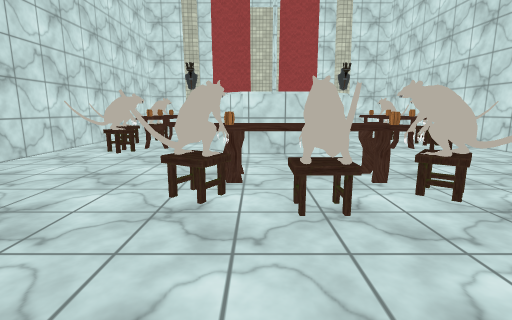
view 1 (above)

19 first-person views from a walk through a 3-D level made in the Unity game engine. The camera is 1.5 m above the floor, tilts 10° down and sees 85° across. The floor is counted in squares, 1 m on a side. Each view is taken from the middle of a square. On the plan, view 1 faces up. The plan holds only what a view shows up to about 14 squares ahead; the rest is blank. The place goes on beyond the plan. The player character is not drawn. Some animated figures are not drawn. Some surface patterns are stand-ins.

view 2
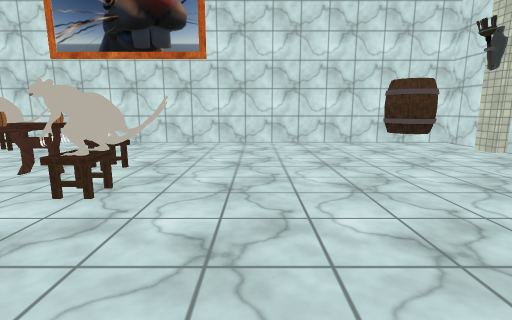

view 3
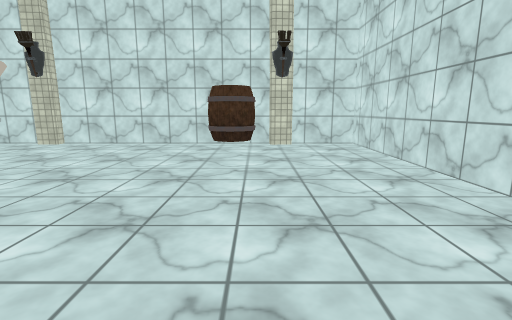

view 4
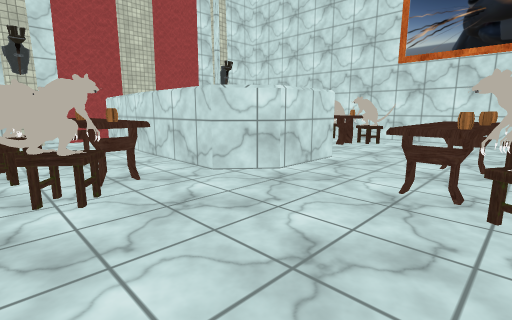

view 5
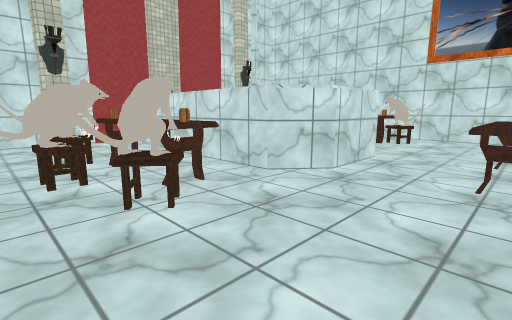

view 6
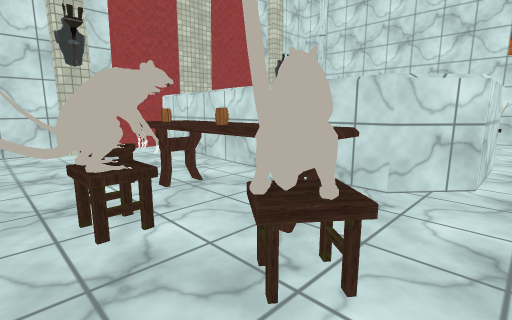

view 7
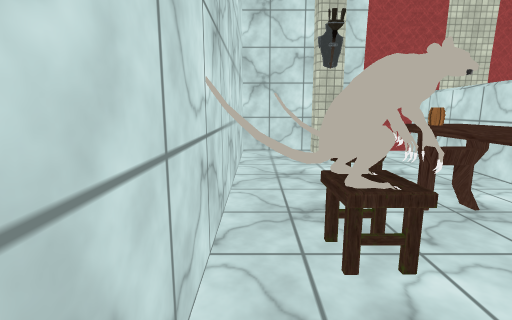

view 8
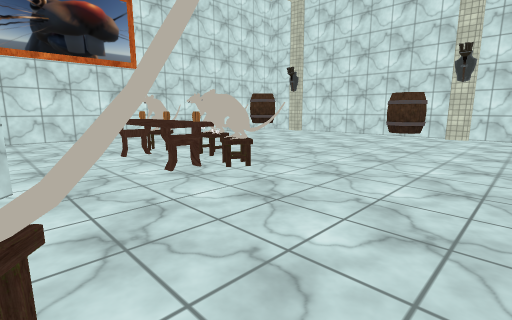

view 9
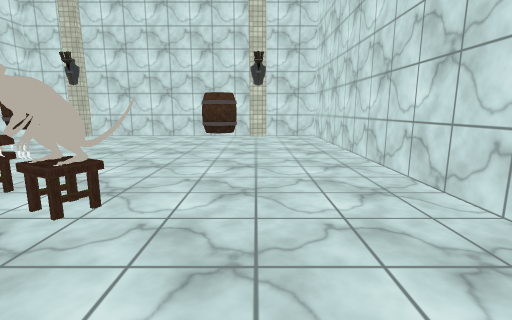

view 10
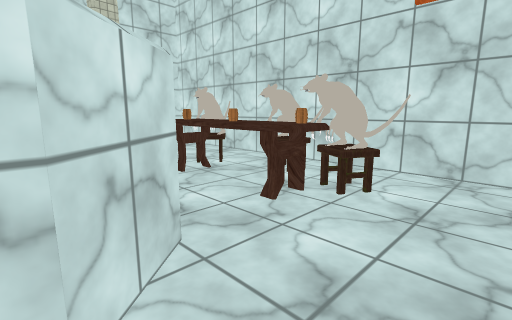

view 11
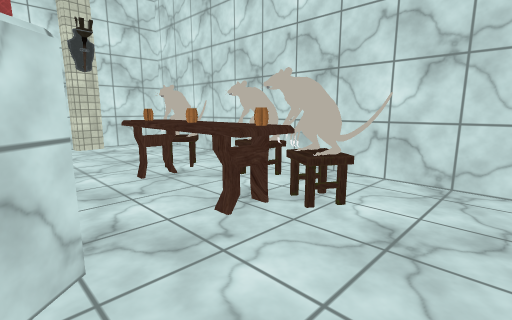

view 12
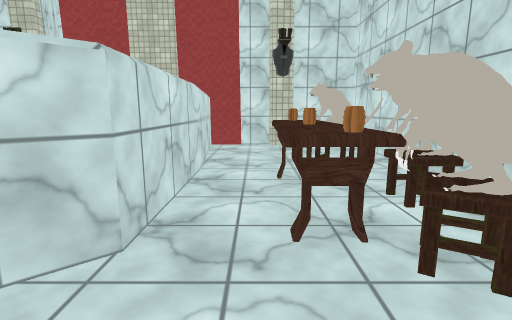

view 13
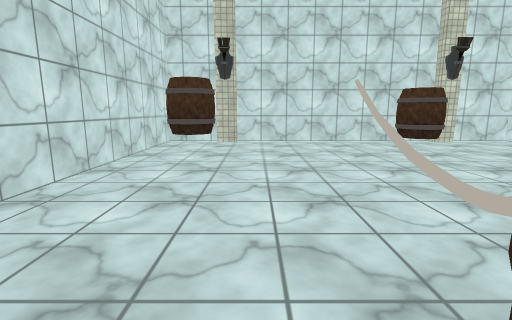

view 14
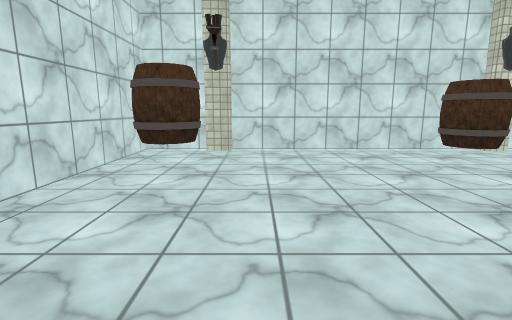

view 15
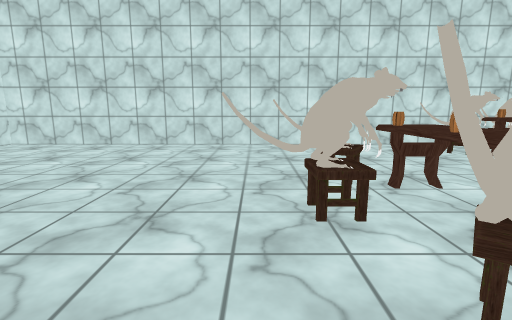

view 16
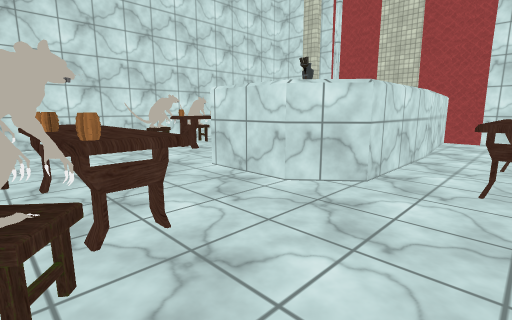

view 17
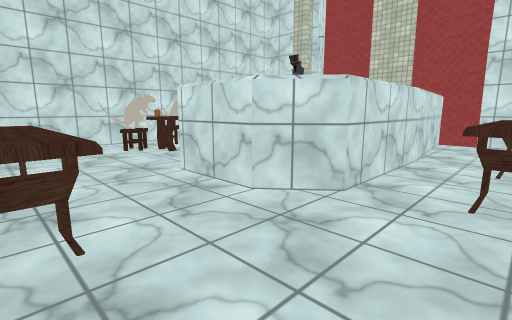

view 18
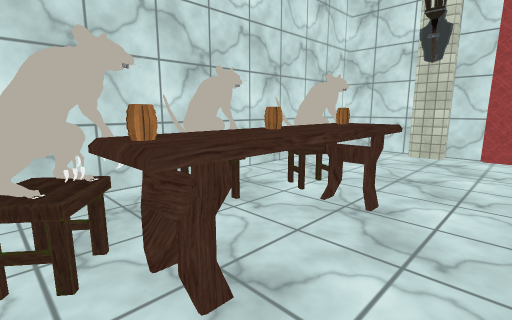

view 19
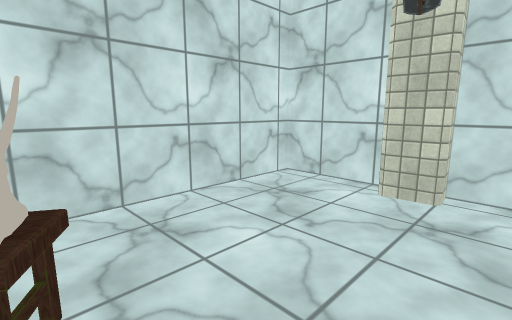

### Floor plan
Points are (right, up) in squares from view 1. A wall is a line through its corners. A room is listed if a view was taken in it or the views show most of it. See-through windows are left out.
Room 1 (views 1, 2, 3, 4, 5, 6, 7, 8, 9, 10, 11, 12, 13, 14, 15, 16, 17, 18)
walls: (-4.6, -7.5) (-3.7, -7.4); (-3.7, -8) (5.9, -8); (5.9, -7.6) (6.8, -7.5); (3.6, 13.4) (3.6, 10.8) (2.2, 9.7) (-0.4, 9.7) (-1.8, 10.8) (-1.8, 12.5); (6.9, -8) (9.3, -8) (9.3, 9.9); (-7.5, 12.9) (-7.5, -8) (-4.6, -8)
ways out: opening at (-3, 12) to room 2; opening at (5, 13) to room 3
objects: barrel (-4, 11); barrel (-3, -7) to (-1, -5); other object (-1, 3) to (4, 7); barrel (-1, 6); barrel (1, 6); barrel (3, 6); other object (5, 10) to (8, 15); barrel (6, 11); barrel (6, 13); barrel (7, -6) to (8, -4)
Room 2 (view 19)
walls: (-4.9, 20.2) (-4.9, 20.6) (-7.5, 20.6) (-7.5, 12.9); (-3.9, 20.1) (-4.9, 20); (-1.8, 14.9) (-1.2, 20.4) (-3.1, 20.3); (-2.9, 20.6) (-4, 20.6); (-2, 20.2) (-2.8, 20.1); (-1.2, 20.6) (-2.5, 20.6); (-1.8, 12.5) (-1.8, 15.1)
low walls: (-3.9, 20.3) (-4.9, 20.2)
ways out: opening at (-3, 12) to room 1
objects: other object (-7, 10) to (-4, 15); barrel (-4, 13); barrel (-4, 14)
Room 3 (no view inside)
walls: (3.6, 15.1) (3.6, 13.4); (6.6, 20.2) (5.6, 20.1) (5.6, 20.6) (3, 20.6) (3.6, 15); (9.3, 12.4) (9.3, 20.6) (6.6, 20.6)
ways out: opening at (5, 13) to room 1
objects: other object (6, 14)
Room 4 (no view inside)
walls: (9.3, 9.9) (9.3, 12.4)

Where each view was taken, in squares from view 1:
view 1: 0 up, 0 right, facing up
view 2: 1 up, 4 left, facing right
view 3: 5 up, 3 left, facing down
view 4: 5 up, 6 left, facing up-right
view 5: 6 up, 7 left, facing up-right
view 6: 9 up, 7 left, facing up-right
view 7: 10 up, 7 left, facing up
view 8: 10 up, 7 left, facing down-right
view 9: 9 up, 4 left, facing down
view 10: 8 up, 2 right, facing up-right
view 11: 8 up, 3 right, facing up-right
view 12: 8 up, 5 right, facing up
view 13: 6 up, 5 right, facing down
view 14: 3 up, 5 right, facing down
view 15: 3 up, 5 right, facing left
view 16: 5 up, 6 right, facing up-left
view 17: 6 up, 6 right, facing up-left
view 18: 10 up, 2 left, facing up-left
view 19: 15 up, 3 left, facing up-left
